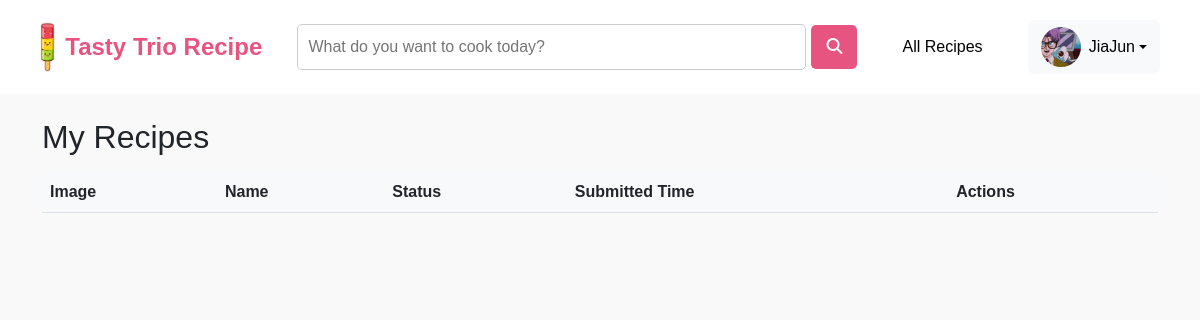
Page /user_recipe.php (signed in) on the earlier database version.
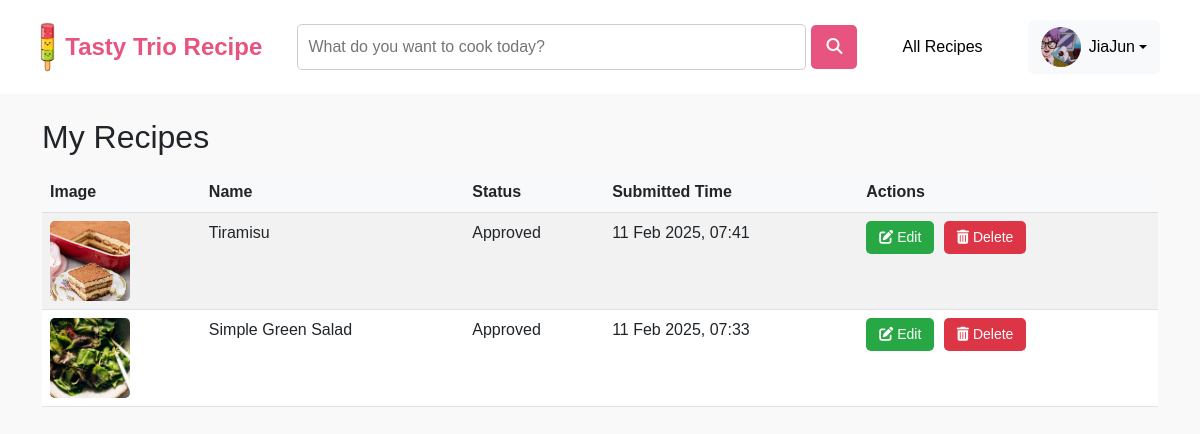
Same page on the later database version.
### tables this page shows
CREATE TABLE `registered_user` (
  `userID` int(11) NOT NULL,
  `userImg` varchar(255) DEFAULT NULL,
  `userName` varchar(255) NOT NULL,
  `userEmail` varchar(255) NOT NULL,
  `userPass` varchar(255) NOT NULL,
  `userBio` text DEFAULT NULL,
  `favID` int(11) DEFAULT NULL,
  `reset_token` varchar(255) DEFAULT NULL,
  `userStatus` enum('Active','Inactive','Banned') NOT NULL DEFAULT 'Active'
);

CREATE TABLE `recipe` (
  `recipeID` int(11) NOT NULL,
  `recipeImg` varchar(255) DEFAULT NULL,
  `recipeName` varchar(255) NOT NULL,
  `recipeIngred` text NOT NULL,
  `recipeDesc` text NOT NULL,
  `recipeDate` timestamp NOT NULL DEFAULT current_timestamp(),
  `recipeStatus` enum('Pending','Approved','Rejected','Re-Submitted') NOT NULL,
  `remark` text DEFAULT NULL,
  `userID` int(11) DEFAULT NULL,
  `diffID` int(11) DEFAULT NULL,
  `typeID` int(11) DEFAULT NULL
);

### user_recipe.php (the view, shortened to what this page needs)
<?php
include 'db.php';
if (!isset($_SESSION['userID'])) {
    header("Location: index.php");
    exit();
} else {
    $userImg = 'uploads/default.png';
    $userName = 'Guest';
    $userID = $_SESSION['userID'];
    $query = "SELECT userImg, userName, userEmail, userBio FROM registered_user WHERE userID = ?";
    $stmt = $conn->prepare($query);
    if ($stmt) {
        $stmt->bind_param("i", $userID);
        if ($stmt->execute()) {
            $result = $stmt->get_result();
            if ($result->num_rows > 0) {
                $userData = $result->fetch_assoc();
                $userImg = $userData['userImg'];
                $userName = $userData['userName'];
            }
        }
    }
}
$userID = $_SESSION['userID'];
$query = "SELECT recipeID, recipeImg, recipeName, recipeStatus, recipeDate
          FROM recipe
          WHERE userID = ?
          ORDER BY recipeDate DESC";
$stmt = $conn->prepare($query);
$stmt->bind_param("i", $userID);
$stmt->execute();
$result = $stmt->get_result();
?>
<!DOCTYPE html>
<html lang="en">
<head>
    <link rel="stylesheet" href="https://cdn.jsdelivr.net/npm/bootstrap@5.3.0/dist/css/bootstrap.min.css">
    <link rel="stylesheet" href="https://cdnjs.cloudflare.com/ajax/libs/font-awesome/6.4.2/css/all.min.css">
</head>
<body>
<?php include('header.php'); ?>
<div class="container mt-4">
    <h2 class="mb-3">My Recipes</h2>
    <table class="table table-striped">
        <thead>
            <tr>
                <th>Image</th>
                <th>Name</th>
                <th>Status</th>
                <th>Submitted Time</th>
                <th>Actions</th>
            </tr>
        </thead>
        <tbody>
            <?php while ($row = $result->fetch_assoc()): ?>
                <tr>
                    <td>
                        <img src="<?= !empty($row['recipeImg']) ? htmlspecialchars($row['recipeImg']) : 'uploads/default_recipe.png' ?>"
                             alt="<?= htmlspecialchars($row['recipeName']) ?>">
                    </td>
                    <td><?= htmlspecialchars($row['recipeName']) ?></td>
                    <td><?= htmlspecialchars($row['recipeStatus']) ?></td>
                    <td><?= htmlspecialchars(date("d M Y, H:i", strtotime($row['recipeDate']))) ?></td>
                    <td class="action-buttons">
                        <a href="edit_recipe.php?recipeID=<?= $row['recipeID'] ?>" class="btn edit-btn btn-sm">
                            <i class="fas fa-edit"></i> Edit
                        </a>
                        <a href="delete_recipe.php?recipeID=<?= $row['recipeID'] ?>" class="btn delete-btn btn-sm"
                           onclick="return confirm('Are you sure you want to delete this recipe?');">
                            <i class="fas fa-trash-alt"></i> Delete
                        </a>
                    </td>
                </tr>
            <?php endwhile; ?>
        </tbody>
    </table>
</div>
</body>
</html>

### header.php (shortened to what this page needs)
<!DOCTYPE html>
<html lang="en">
<head>
</head>
<body>
<header>
    <div class="logo-title">
        <img src="assets/pic/TastyTrioLogo.png" alt="Logo">
        <a href="home.php"><h1>Tasty Trio Recipe</h1></a>
    </div>
    <form action="searchRecipe.php" method="GET" class="search-bar">
        <input type="text" name="query" placeholder="What do you want to cook today?" required>
        <button type="submit"><i class="fas fa-search"></i></button>
    </form>
    <nav class="navbar">
        <a href="eRecipeList.php"> All Recipes</a>
    </nav>
    <div class="profile-dropdown">
        <button class="btn btn-light dropdown-toggle d-flex align-items-center" type="button" id="dropdownMenuButton" data-bs-toggle="dropdown" aria-expanded="false">
            <img src="<?php echo htmlspecialchars($userImg); ?>" alt="Profile">
            <span class="ms-2"><?php echo htmlspecialchars($userName); ?></span>
        </button>
    </div>
</header>
</body>
</html>

### user_recipe.php (style rules this page uses)
.table th { background-color: #f8f9fa; }
.table img { width: 80px; height: 80px; object-fit: cover; border-radius: 5px; }
.action-buttons a { text-decoration: none; padding: 5px 12px; border-radius: 5px; font-size: 14px; margin-right: 5px; }
.edit-btn { background-color: #28a745; color: white; }
.delete-btn { background-color: #dc3545; color: white; }

### header.php (style rules this page uses)
body { font-family: 'Poppins', sans-serif; margin: 0; padding: 0; background-color: #f9f9f9; }
header { display: flex; justify-content: space-between; align-items: center; padding: 20px 40px; background-color: white; }
.logo-title { display: flex; align-items: center; }
.logo-title img { height: 50px; margin-right: 10px; }
.logo-title a { text-decoration: none; }
.logo-title h1 { font-size: 24px; font-weight: 600; margin: 0; color: #E75480; }
.search-bar { display: flex; align-items: center; width: 50%; }
.search-bar input { flex-grow: 1; padding: 10px; border: 1px solid #ccc; border-radius: 5px; font-family: 'Poppins', sans-serif; }
.search-bar button { background-color: #E75480; color: white; border: none; padding: 10px 15px; border-radius: 5px; cursor: pointer; margin-left: 5px; }
.navbar { display: flex; gap: 20px; }
.navbar a { text-decoration: none; color: black; font-weight: 500; padding: 5px 10px; transition: color 0.3s ease, border-bottom 0.3s ease; }
.profile-dropdown { position: relative; display: inline-block; }
.profile-dropdown img { width: 40px; height: 40px; border-radius: 50%; object-fit: cover; cursor: pointer; }

Differences in the rows shown:
added recipe: recipeImg (picture), recipeName "Tiramisu", recipeStatus "Approved", recipeDate "11 Feb 2025, 07:41"
added recipe: recipeImg (picture), recipeName "Simple Green Salad", recipeStatus "Approved", recipeDate "11 Feb 2025, 07:33"
